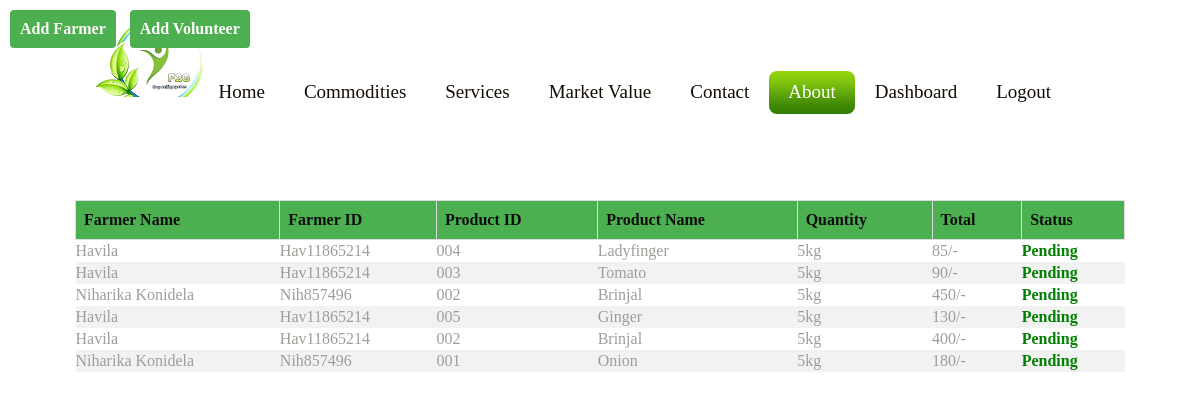
The app's page /templates/volunteer-dashboard.php (signed in) with its own data.
### tables this page shows
CREATE TABLE `quality_check` (
  `id` int(11) NOT NULL,
  `far_name` text DEFAULT NULL,
  `far_id` text DEFAULT NULL,
  `pro_name` text DEFAULT NULL,
  `pro_id` text DEFAULT NULL,
  `quantity` text DEFAULT NULL,
  `price` text DEFAULT NULL,
  `report` text DEFAULT NULL,
  `status` text DEFAULT NULL
);

### templates/volunteer-dashboard.php (the view, shortened to what this page needs)
<?php
    require_once('../config.php');
?>
<!DOCTYPE html>
<html lang="en">
<head>
    <link rel="stylesheet" href="../css/reset.css" type="text/css" media="all">
    <link rel="stylesheet" href="../css/layout.css" type="text/css" media="all">
    <link rel="stylesheet" href="../css/index.css" type="text/css" media="all">
    <link rel="stylesheet" href="https://cdnjs.cloudflare.com/ajax/libs/OwlCarousel2/2.3.4/assets/owl.carousel.min.css">
    <link rel="stylesheet" href="../css/about.css">
</head>
<body>
    <div class="main">
        <header>
          <div class="wrapper">
            <h1><a href="../index.php" id="logo">F2G</a></h1>
            <nav>
              <ul id="menu">
                <li><a href="../index.php">Home</a></li>
                <li><a href="../templates/commodities.php">Commodities</a></li>
                <li><a href="../templates/service.php">Services</a></li>
                <li><a href="../templates/mvtable.php">Market Value</a></li>
                <li><a href="../templates/contact.php">Contact</a></li>
                <li class="active"><a href="../templates/about.php">About</a></li>
                <?php if(isset($_SESSION['farmer']) && $_SESSION['farmer'] == 'farmer'): ?>
                    <li><a href="./crophistory.php">History</a></li>
                    <li><a href="../logout.php">Logout</a></li>
                <?php elseif(isset($_SESSION['volunteer']) && $_SESSION['volunteer'] == 'volunteer'): ?>
                    <li><a href="./volunteer-dashboard.php">Dashboard</a></li>
                    <li><a href="../logout.php">Logout</a></li>
                <?php elseif(isset($_SESSION['admin']) && $_SESSION['admin'] == 'admin'): ?>
                    <li><a href="../admin-panel/admin.php">Admin</a></li>
                    <li><a href="../logout.php">Logout</a></li>
                <?php else: ?>
                    <li><a href="./login-as.php">Login</a></li>
                <?php endif; ?>
              </ul>
            </nav>
          </div>
          <div class="add-buttons">
            <button><a href="./farmer-register.html" style="color: #fbf7f7; text-decoration: none;">Add
                    Farmer</a> </button>
            <button><a href="./volunteer-register.html" style="color: #fffcfc;text-decoration: none;">Add
                    Volunteer</a></button>
        </div><br><br><br>
        <table>
            <thead>
                <tr>
                    <th>Farmer Name</th>
                    <th>Farmer ID</th>
                    <th>Product ID</th>
                    <th>Product Name</th>
                    <th>Quantity</th>
                    <th>Total</th>
                    <th>Status</th>
                </tr>
            </thead>
            <tbody>
                <?php
                    $product_details = mysqli_query($db,"SELECT * FROM `quality_check`");
                    if(!$product_details){
                        die("Invalid Query !!!".mysqli_connect_error());
                    }
                    else{
                        while($row = mysqli_fetch_assoc($product_details)){
                            echo "
                                <tr>
                                    <td>$row[far_name]</td>
                                    <td>$row[far_id]</td>
                                    <td>$row[pro_id]</td>
                                    <td>$row[pro_name]</td>
                                    <td>$row[quantity]kg</td>
                                    <td>$row[price]/-</td>
                                    <td class='status completed'>Pending</td>
                                </tr>
                            ";
                        }
                    }
                ?>
            </tbody>
        </table>
    </div>
</body>
</html>

### css/index.css (style rules this page uses)
article, aside, audio, canvas, command, datalist, details, embed, figcaption, figure, footer, header, hgroup, keygen, meter, nav, output, progress, section, source, video { display:block }
.wrapper { width:100%; overflow:hidden }
body { background:#000; border:0; font:14px "Trebuchet MS", Arial, Helvetica, sans-serif; color:#a09d99; line-height:22px }
.main { margin:0 auto; width:1050px }
a { color:#fff; text-decoration:underline; outline:none }
h1 { float:left; padding:33px 0 0 16px }
header { height:169px }
#logo { display:block; background:url(../images/logo.png) 0 0 no-repeat; background-size: auto; width:120px; height:79px; text-indent:-9999px }
#menu { width: 102%; float:right; padding:71px 16px 0 0 }
#menu li { float:left; padding-left:1px }
#menu li a { display:block; font-size:19px; color:#130c04; text-decoration:none; line-height:42px; height:43px; padding:0 19px; border-radius:8px; -moz-border-radius:8px; -webkit-border-radius:8px; position:relative; background:url(../images/spacer.gif) repeat }
#menu li a:hover, #menu .active a { background:url(../images/menu_bg.gif) bottom repeat-x #92d30f; color:#fff }
#menu li a:hover, #menu .active a { background:url(../images/menu_bg.gif) top repeat-x #337f05; }
a, abbr, acronym, address, applet, article, aside, audio, b, blockquote, big, body, center, canvas, caption, cite, code, command, datalist, dd, del, details, dfn, dl, div, dt, em, embed, fieldset, figcaption, figure, font, footer, form, h1, h2, h3, h4, h5, h6, header, hgroup, html, i, iframe, img, ins, kbd, keygen, label, legend, li, meter, nav, object, ol, output, p, pre, progress, q, s, samp, section, small, span, source, strike, strong, sub, sup, table, tbody, tfoot, thead, th, tr, tdvideo, tt, u, ul, var { background:transparent; border:0 none; font-size:100%; margin:0; padding:0; border:0; outline:0; vertical-align:top }
ol, ul { list-style:none }
table, table td { padding:0; border:none; border-collapse:collapse }
* { border:none }
* { padding: 0; margin: 0; box-sizing: border-box; font-family: 'Roboto', sans-serif; }
.wrapper { position: relative; display: flex; justify-content: center; align-items: center; width: 100%; }
body { font-family: lato; }
* { margin: 0; padding: 0; box-sizing: border-box; font-family:georgia; }
html,body { place-items: center; text-align: center; height: 100vh; background-size: cover; background-position: center; background-attachment: fixed; align-items: center; justify-content: center; text-align: center; }

### css/about.css (style rules this page uses)
* { margin: 0; padding: 0; box-sizing: border-box; font-family:georgia; }
html,body { place-items: center; text-align: center; height: 100vh; background-size: cover; background-position: center; background-attachment: fixed; align-items: center; justify-content: center; text-align: center; }

### templates/volunteer-dashboard.php (style rules this page uses)
table { border-collapse: collapse; width: 100%; margin-top: 20px; }
th, td { text-align: left; padding: 8px; border: 1px solid #ddd; }
th { background-color: #4CAF50; color: rgb(15, 15, 15); }
tr:nth-child(even) { background-color: #f2f2f2; }
* { margin: 0; padding: 0; box-sizing: border-box; }
body { font-family: Arial, sans-serif; }
.add-buttons { position: fixed; top: 10px; left: 10px; }
.add-buttons button { margin-right: 10px; padding: 10px; border-radius: 4px; border: none; cursor: pointer; background-color: #4CAF50; color: #ffffff; font-size: 16px; font-weight: bold; }
td.status { font-weight: bold; }
td.status.completed { color: green; }

### records on screen
quality_check: far_name "Havila", far "Hav11865214", pro "004", pro_name "Ladyfinger", quantity "5", price "85"
quality_check: far_name "Havila", far "Hav11865214", pro "003", pro_name "Tomato", quantity "5", price "90"
quality_check: far_name "Niharika Konidela", far "Nih857496", pro "002", pro_name "Brinjal", quantity "5", price "450"
quality_check: far_name "Havila", far "Hav11865214", pro "005", pro_name "Ginger", quantity "5", price "130"
quality_check: far_name "Havila", far "Hav11865214", pro "002", pro_name "Brinjal", quantity "5", price "400"
quality_check: far_name "Niharika Konidela", far "Nih857496", pro "001", pro_name "Onion", quantity "5", price "180"
